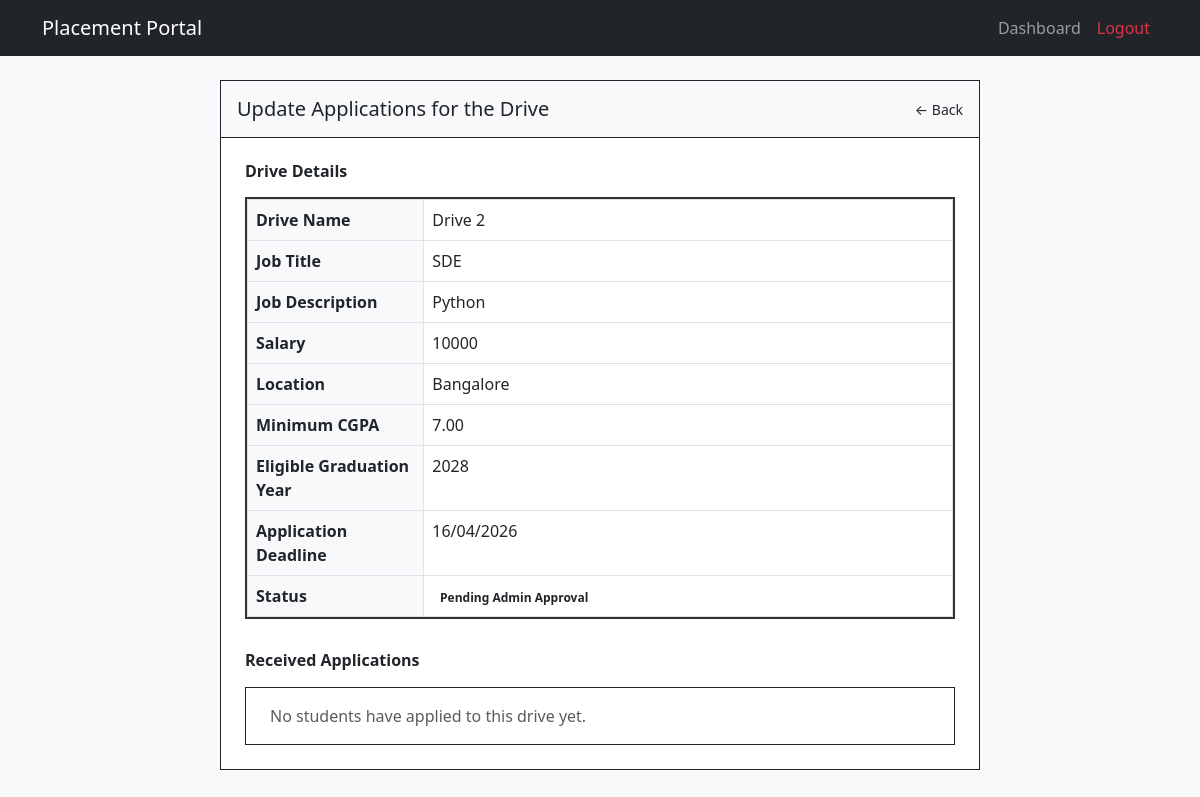
The page /company/drive/fetch_applications/3 (signed in) on the database its author committed.
### models.py (models this page shows, shortened)
class PlacementDrive(db.Model):
    __tablename__ = 'placement_drive'
    id = db.Column(db.Integer, primary_key=True, autoincrement=True)
    name = db.Column(db.String(255), nullable=False)
    comp_id = db.Column(db.Integer, db.ForeignKey('company.company_id'), nullable=False)
    job_title = db.Column(db.String(255), nullable=False)
    job_desc = db.Column(db.String(255), nullable=False)
    min_cgpa = db.Column(db.Numeric(4, 2))
    eligible_grad_yr = db.Column(db.Integer)
    salary = db.Column(db.Integer)
    location = db.Column(db.String(255))
    deadline = db.Column(db.DateTime, nullable=False)
    status = db.Column(db.String(50), nullable=False, default='Pending') #Pending/Approved/Rejected/Closed
    remarks = db.Column(db.String(255))
    created_at = db.Column(db.DateTime, nullable=False, default=datetime.now)
    updated_at = db.Column(db.DateTime, default=datetime.now, onupdate=datetime.now)
    applications = db.relationship('Application', backref='drive')
    eligible_departments = db.relationship('EligibleDepartments', backref='placement_drive', cascade='all, delete-orphan')

### app.py (the view)
@app.route('/company/drive/<string:action>/<int:drive_id>') #Take action on a drive
@login_required
def company_drive_action(action, drive_id):
    drive = PlacementDrive.query.filter_by(id=drive_id).first()
    if action == 'close':
        drive.status = 'Closed'
        db.session.commit()
        flash(f'{drive.name} Drive closed successfully!', 'success')
        return redirect(url_for('company_dashboard'))
    if action == 'fetch_applications':
        applications = Application.query.filter_by(drive_id=drive_id).all()
        return render_template('company_drive_applications.html', drive=drive, applications=applications)

### app.py (called while the page is built)
@login_manager.user_loader #Run this fn everytime the user clicks a new page
def load_user(user_id):
    try:
        role, uid = user_id.split('_', 1)
        if role == 'admin':
            return Admin.query.get(int(uid))
        elif role == 'student':
            return Student.query.get(uid)
        elif role == 'company':
            return Company.query.get(int(uid))
    except Exception as e:
        return None
    return None

### models.py (called while the page is built)
    def get_id(self):
        return f"company_{self.company_id}"

### templates/company_drive_applications.html
{% extends "base.html" %}
{% block content %}
<div class="row justify-content-center mt-4 mb-5">
    <div class="col-lg-8 border border-dark p-0 bg-white">
        <div class="d-flex justify-content-between align-items-center p-3 border-bottom border-dark bg-light">
            <h5 class="mb-0">Update Applications for the Drive</h5>
            <div class="small">
                <a href="{{ url_for('company_dashboard') }}" class="text-decoration-none text-dark">&larr; Back</a>
            </div>
        </div>
        <div class="p-4">
            <h6 class="mb-3 fw-bold">Drive Details</h6>
            <div style="border: 2px solid #333; margin-bottom: 2rem;">
                <table class="table table-bordered mb-0">
                    <tbody>
                        <tr>
                            <th class="w-25 bg-light">Drive Name</th>
                            <td>{{ drive.name }}</td>
                        </tr>
                        <tr>
                            <th class="bg-light">Job Title</th>
                            <td>{{ drive.job_title }}</td>
                        </tr>
                        <tr>
                            <th class="bg-light">Job Description</th>
                            <td>{{ drive.job_desc }}</td>
                        </tr>
                        <tr>
                            <th class="bg-light">Salary</th>
                            <td>{{ drive.salary if drive.salary else 'N/A' }}</td>
                        </tr>
                        <tr>
                            <th class="bg-light">Location</th>
                            <td>{{ drive.location if drive.location else 'N/A' }}</td>
                        </tr>
                        <tr>
                            <th class="bg-light">Minimum CGPA</th>
                            <td>{{ drive.min_cgpa if drive.min_cgpa else 'N/A' }}</td>
                        </tr>
                        <tr>
                            <th class="bg-light">Eligible Graduation Year</th>
                            <td>{{ drive.eligible_grad_yr if drive.eligible_grad_yr else 'N/A' }}</td>
                        </tr>
                        <tr>
                            <th class="bg-light">Application Deadline</th>
                            <td>{{ drive.deadline.strftime('%d/%m/%Y') if drive.deadline else 'N/A' }}</td>
                        </tr>
                        <tr>
                            <th class="bg-light">Status</th>
                            <td>
                                {% if drive.status == 'Pending' %}
                                    <span class="badge  text-dark">Pending Admin Approval</span>
                                {% elif drive.status == 'Active' %}
                                    <span class="badge ">Active</span>
                                {% elif drive.status == 'Closed' %}
                                    <span class="badge ">Closed</span>
                                {% else %}
                                    {{ drive.status }}
                                {% endif %}
                            </td>
                        </tr>
                    </tbody>
                </table>
            </div>
            <h6 class="mb-3 fw-bold">Received Applications</h6>
            <div class="border border-dark p-3">
                {% for app in applications %}
                <div class="d-flex justify-content-between align-items-center border border-dark p-2 mb-2">
                    <span class="ms-2 fw-bold">{{ app.student_roll }}</span>
                    <a href="{{ url_for('company_application_action', app_id=app.id, action='review') }}" class="btn btn-sm btn-outline-primary rounded-pill px-4">review application</a>
                </div>
                {% else %}
                <p class="text-muted ms-2 mb-0">No students have applied to this drive yet.</p>
                {% endfor %}
            </div>
        </div>
    </div>
</div>
{% endblock %}

### templates/base.html (style rules this page uses)
body { background-color: #f8f9fa; }

### rows shown on the page
PlacementDrive: name "Drive 2", job_title "SDE", job_desc "Python", salary "10000", location "Bangalore", min_cgpa "7.00", eligible_grad_yr "2028", deadline "16/04/2026"
